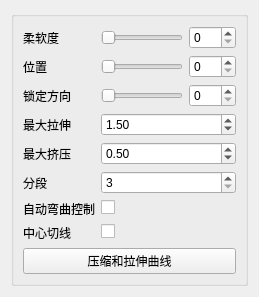
<?xml version="1.0" encoding="UTF-8"?>
<ui version="4.0">
 <class>Form</class>
 <widget class="QWidget" name="Form">
  <property name="geometry">
   <rect>
    <x>0</x>
    <y>0</y>
    <width>259</width>
    <height>265</height>
   </rect>
  </property>
  <property name="windowTitle">
   <string>表单</string>
  </property>
  <layout class="QGridLayout" name="gridLayout">
   <item row="0" column="0">
    <widget class="QGroupBox" name="groupBox">
     <property name="title">
      <string/>
     </property>
     <layout class="QGridLayout" name="gridLayout_2">
      <item row="0" column="0">
       <layout class="QVBoxLayout" name="verticalLayout">
        <item>
         <layout class="QFormLayout" name="formLayout">
          <item row="0" column="0">
           <widget class="QLabel" name="softness_label">
            <property name="text">
             <string>柔软度</string>
            </property>
           </widget>
          </item>
          <item row="0" column="1">
           <layout class="QHBoxLayout" name="horizontalLayout_3">
            <item>
             <widget class="QSlider" name="softness_slider">
              <property name="minimumSize">
               <size>
                <width>0</width>
                <height>15</height>
               </size>
              </property>
              <property name="maximum">
               <number>100</number>
              </property>
              <property name="orientation">
               <enum>Qt::Horizontal</enum>
              </property>
             </widget>
            </item>
            <item>
             <widget class="QSpinBox" name="softness_spinBox">
              <property name="maximum">
               <number>100</number>
              </property>
             </widget>
            </item>
           </layout>
          </item>
          <item row="1" column="0">
           <widget class="QLabel" name="softness_label_2">
            <property name="text">
             <string>位置</string>
            </property>
           </widget>
          </item>
          <item row="1" column="1">
           <layout class="QHBoxLayout" name="horizontalLayout_4">
            <item>
             <widget class="QSlider" name="position_slider">
              <property name="minimumSize">
               <size>
                <width>0</width>
                <height>15</height>
               </size>
              </property>
              <property name="maximum">
               <number>100</number>
              </property>
              <property name="orientation">
               <enum>Qt::Horizontal</enum>
              </property>
             </widget>
            </item>
            <item>
             <widget class="QSpinBox" name="position_spinBox">
              <property name="maximum">
               <number>100</number>
              </property>
             </widget>
            </item>
           </layout>
          </item>
          <item row="2" column="0">
           <widget class="QLabel" name="softness_label_3">
            <property name="text">
             <string>锁定方向</string>
            </property>
           </widget>
          </item>
          <item row="2" column="1">
           <layout class="QHBoxLayout" name="horizontalLayout_5">
            <item>
             <widget class="QSlider" name="lockOri_slider">
              <property name="minimumSize">
               <size>
                <width>0</width>
                <height>15</height>
               </size>
              </property>
              <property name="maximum">
               <number>100</number>
              </property>
              <property name="orientation">
               <enum>Qt::Horizontal</enum>
              </property>
             </widget>
            </item>
            <item>
             <widget class="QSpinBox" name="lockOri_spinBox">
              <property name="maximum">
               <number>100</number>
              </property>
             </widget>
            </item>
           </layout>
          </item>
          <item row="3" column="0">
           <widget class="QLabel" name="maxStretch_label">
            <property name="sizePolicy">
             <sizepolicy hsizetype="MinimumExpanding" vsizetype="MinimumExpanding">
              <horstretch>0</horstretch>
              <verstretch>0</verstretch>
             </sizepolicy>
            </property>
            <property name="text">
             <string>最大拉伸</string>
            </property>
           </widget>
          </item>
          <item row="3" column="1">
           <widget class="QDoubleSpinBox" name="maxStretch_spinBox">
            <property name="sizePolicy">
             <sizepolicy hsizetype="MinimumExpanding" vsizetype="Fixed">
              <horstretch>0</horstretch>
              <verstretch>0</verstretch>
             </sizepolicy>
            </property>
            <property name="minimum">
             <double>1.000000000000000</double>
            </property>
            <property name="singleStep">
             <double>0.100000000000000</double>
            </property>
            <property name="value">
             <double>1.500000000000000</double>
            </property>
           </widget>
          </item>
          <item row="4" column="0">
           <widget class="QLabel" name="maxSquash_label">
            <property name="sizePolicy">
             <sizepolicy hsizetype="MinimumExpanding" vsizetype="MinimumExpanding">
              <horstretch>0</horstretch>
              <verstretch>0</verstretch>
             </sizepolicy>
            </property>
            <property name="text">
             <string>最大挤压</string>
            </property>
           </widget>
          </item>
          <item row="4" column="1">
           <widget class="QDoubleSpinBox" name="maxSquash_spinBox">
            <property name="sizePolicy">
             <sizepolicy hsizetype="MinimumExpanding" vsizetype="Fixed">
              <horstretch>0</horstretch>
              <verstretch>0</verstretch>
             </sizepolicy>
            </property>
            <property name="minimum">
             <double>0.100000000000000</double>
            </property>
            <property name="maximum">
             <double>1.000000000000000</double>
            </property>
            <property name="singleStep">
             <double>0.100000000000000</double>
            </property>
            <property name="value">
             <double>0.500000000000000</double>
            </property>
           </widget>
          </item>
          <item row="5" column="0">
           <widget class="QLabel" name="divisions_label">
            <property name="text">
             <string>分段</string>
            </property>
           </widget>
          </item>
          <item row="5" column="1">
           <widget class="QSpinBox" name="division_spinBox">
            <property name="sizePolicy">
             <sizepolicy hsizetype="Expanding" vsizetype="Fixed">
              <horstretch>0</horstretch>
              <verstretch>0</verstretch>
             </sizepolicy>
            </property>
            <property name="minimum">
             <number>3</number>
            </property>
            <property name="value">
             <number>3</number>
            </property>
           </widget>
          </item>
          <item row="6" column="1">
           <widget class="QCheckBox" name="autoBend_checkBox">
            <property name="text">
             <string/>
            </property>
           </widget>
          </item>
          <item row="6" column="0">
           <widget class="QLabel" name="autoBend_label">
            <property name="text">
             <string>自动弯曲控制</string>
            </property>
           </widget>
          </item>
          <item row="7" column="1">
           <widget class="QCheckBox" name="centralTangent_checkBox">
            <property name="text">
             <string/>
            </property>
           </widget>
          </item>
          <item row="7" column="0">
           <widget class="QLabel" name="centralTangent_label">
            <property name="text">
             <string>中心切线</string>
            </property>
           </widget>
          </item>
         </layout>
        </item>
        <item>
         <spacer name="verticalSpacer">
          <property name="orientation">
           <enum>Qt::Vertical</enum>
          </property>
          <property name="sizeHint" stdset="0">
           <size>
            <width>20</width>
            <height>40</height>
           </size>
          </property>
         </spacer>
        </item>
        <item>
         <widget class="QPushButton" name="squashStretchProfile_pushButton">
          <property name="text">
           <string>压缩和拉伸曲线</string>
          </property>
         </widget>
        </item>
       </layout>
      </item>
     </layout>
    </widget>
   </item>
  </layout>
 </widget>
 <resources/>
 <connections>
  <connection>
   <sender>softness_slider</sender>
   <signal>sliderMoved(int)</signal>
   <receiver>softness_spinBox</receiver>
   <slot>setValue(int)</slot>
   <hints>
    <hint type="sourcelabel">
     <x>187</x>
     <y>30</y>
    </hint>
    <hint type="destinationlabel">
     <x>235</x>
     <y>28</y>
    </hint>
   </hints>
  </connection>
  <connection>
   <sender>softness_spinBox</sender>
   <signal>valueChanged(int)</signal>
   <receiver>softness_slider</receiver>
   <slot>setValue(int)</slot>
   <hints>
    <hint type="sourcelabel">
     <x>235</x>
     <y>20</y>
    </hint>
    <hint type="destinationlabel">
     <x>187</x>
     <y>20</y>
    </hint>
   </hints>
  </connection>
  <connection>
   <sender>position_slider</sender>
   <signal>valueChanged(int)</signal>
   <receiver>position_spinBox</receiver>
   <slot>setValue(int)</slot>
   <hints>
    <hint type="sourcelabel">
     <x>156</x>
     <y>50</y>
    </hint>
    <hint type="destinationlabel">
     <x>208</x>
     <y>50</y>
    </hint>
   </hints>
  </connection>
  <connection>
   <sender>position_spinBox</sender>
   <signal>valueChanged(int)</signal>
   <receiver>position_slider</receiver>
   <slot>setValue(int)</slot>
   <hints>
    <hint type="sourcelabel">
     <x>218</x>
     <y>56</y>
    </hint>
    <hint type="destinationlabel">
     <x>176</x>
     <y>54</y>
    </hint>
   </hints>
  </connection>
  <connection>
   <sender>lockOri_spinBox</sender>
   <signal>valueChanged(int)</signal>
   <receiver>lockOri_slider</receiver>
   <slot>setValue(int)</slot>
   <hints>
    <hint type="sourcelabel">
     <x>207</x>
     <y>79</y>
    </hint>
    <hint type="destinationlabel">
     <x>165</x>
     <y>82</y>
    </hint>
   </hints>
  </connection>
  <connection>
   <sender>lockOri_slider</sender>
   <signal>valueChanged(int)</signal>
   <receiver>lockOri_spinBox</receiver>
   <slot>setValue(int)</slot>
   <hints>
    <hint type="sourcelabel">
     <x>111</x>
     <y>76</y>
    </hint>
    <hint type="destinationlabel">
     <x>198</x>
     <y>70</y>
    </hint>
   </hints>
  </connection>
  <connection>
   <sender>softness_slider</sender>
   <signal>valueChanged(int)</signal>
   <receiver>softness_spinBox</receiver>
   <slot>setValue(int)</slot>
   <hints>
    <hint type="sourcelabel">
     <x>97</x>
     <y>23</y>
    </hint>
    <hint type="destinationlabel">
     <x>207</x>
     <y>23</y>
    </hint>
   </hints>
  </connection>
 </connections>
</ui>
